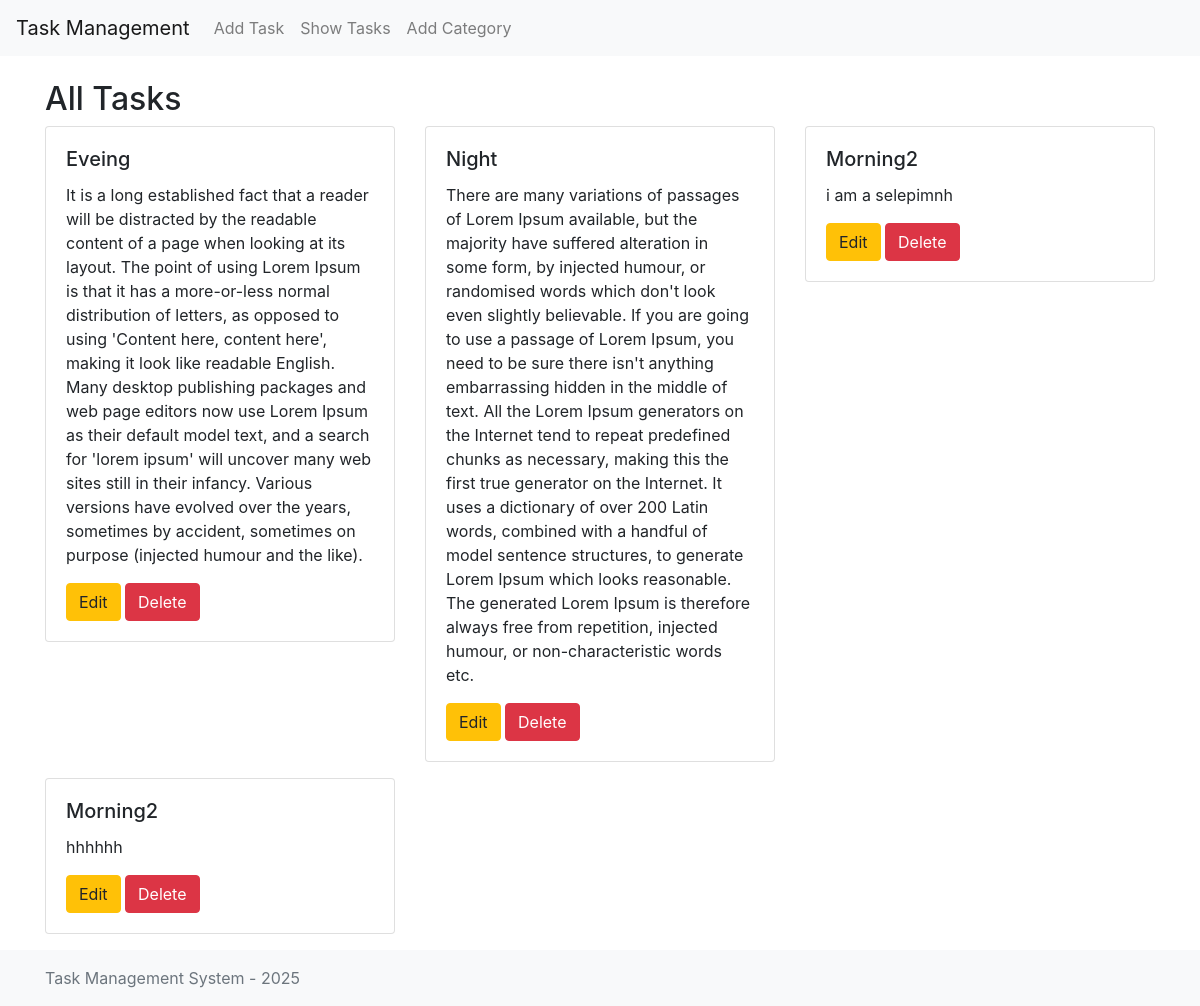
The page / on the database its author committed.
### task/models.py (models this page shows, shortened)
class TaskModel(models.Model):
    taskTitle = models.CharField(max_length=100)
    taskDescription = models.TextField()
    is_completed = models.BooleanField(default=False)
    taskAssignDate = models.DateField(auto_now_add=True)

### task/views.py (the view)
# urls.py: path('',views.show_tasks,name='show_tasks'),
def show_tasks(request):
    tasks = TaskModel.objects.all()
    return render(request, 'show_tasks.html', {'tasks': tasks})

### templates/show_tasks.html (shortened to what this page needs)
{% extends 'base.html' %} {% block content %}
<h2>All Tasks</h2>
<div class="row">
  {% for task in tasks %}
  <div class="col-md-4 mb-3">
    <div class="card">
      <div class="card-body">
        <h5 class="card-title">{{ task.taskTitle }}</h5>
        <p class="card-text">{{ task.taskDescription }}</p>
        <a href="{% url 'edit_task' task.id %}" class="btn btn-warning">Edit</a>
        <a href="{% url 'delete_task' task.id %}" class="btn btn-danger"
          >Delete</a
        >
      </div>
    </div>
  </div>
  {% endfor %}
</div>
{% endblock %}

### templates/base.html (shortened to what this page needs)
<!DOCTYPE html>
<html lang="en">
  <head>
    <link
      rel="stylesheet"
      href="https://stackpath.bootstrapcdn.com/bootstrap/4.5.0/css/bootstrap.min.css"
    />
  </head>
  <body>
    <nav class="navbar navbar-expand-lg navbar-light bg-light">
      <a class="navbar-brand" href="#">Task Management</a>
      <div class="collapse navbar-collapse">
        <ul class="navbar-nav">
          <li class="nav-item">
            <a class="nav-link" href="{% url 'add_task' %}">Add Task</a>
          </li>
          <li class="nav-item">
            <a class="nav-link" href="{% url 'show_tasks' %}">Show Tasks</a>
          </li>
          <li class="nav-item">
            <a class="nav-link" href="{% url 'add_category' %}">Add Category</a>
          </li>
        </ul>
      </div>
    </nav>
    <div class="container mt-4">{% block content %} {% endblock %}</div>
    <footer class="footer mt-auto py-3 bg-light">
      <div class="container">
        <span class="text-muted">Task Management System - 2025</span>
      </div>
    </footer>
  </body>
</html>

### rows shown on the page
TaskModel: taskTitle "Eveing", taskDescription "It is a long established fact that a reader will be distracted by the readable content of a page when looking at its layout. The point of using Lorem Ipsum is that it has a more-or-less normal distribution of letters, as opposed to using 'Content here, content here', making it look like readable English. Many desktop publishing packages and web page editors now use Lorem Ipsum as their default model text, and a search for 'lorem ipsum' will uncover many web sites still in their infancy. Various versions have evolved over the years, sometimes by accident, sometimes on purpose (injected humour and the like)."
TaskModel: taskTitle "Night", taskDescription "There are many variations of passages of Lorem Ipsum available, but the majority have suffered alteration in some form, by injected humour, or randomised words which don't look even slightly believable. If you are going to use a passage of Lorem Ipsum, you need to be sure there isn't anything embarrassing hidden in the middle of text. All the Lorem Ipsum generators on the Internet tend to repeat predefined chunks as necessary, making this the first true generator on the Internet. It uses a dictionary of over 200 Latin words, combined with a handful of model sentence structures, to generate Lorem Ipsum which looks reasonable. The generated Lorem Ipsum is therefore always free from…"
TaskModel: taskTitle "Morning2", taskDescription "i am a selepimnh"
TaskModel: taskTitle "Morning2", taskDescription "hhhhhh"
